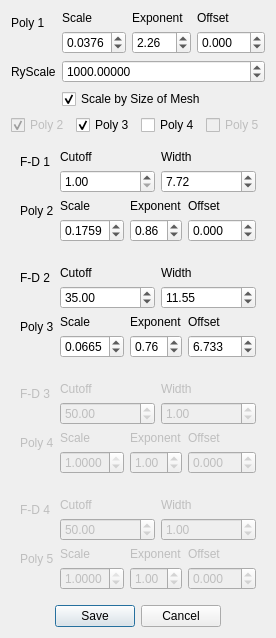
      <widget class="QWidget" name="RyTab">
       <attribute name="title">
        <string>Ry</string>
       </attribute>
       <layout class="QVBoxLayout" name="verticalLayout_4">
        <item>
         <layout class="QFormLayout" name="RyFormLayout">
          <item row="0" column="0">
           <widget class="QLabel" name="label_79">
            <property name="text">
             <string>Poly 1</string>
            </property>
           </widget>
          </item>
          <item row="0" column="1">
           <layout class="QGridLayout" name="gridLayout_26">
            <item row="0" column="2">
             <widget class="QLabel" name="label_80">
              <property name="text">
               <string>Offset</string>
              </property>
             </widget>
            </item>
            <item row="0" column="1">
             <widget class="QLabel" name="label_81">
              <property name="text">
               <string>Exponent</string>
              </property>
             </widget>
            </item>
            <item row="0" column="0">
             <widget class="QLabel" name="label_82">
              <property name="text">
               <string>Scale</string>
              </property>
             </widget>
            </item>
            <item row="1" column="2">
             <widget class="QDoubleSpinBox" name="RyP1C">
              <property name="decimals">
               <number>3</number>
              </property>
              <property name="minimum">
               <double>-50.000000000000000</double>
              </property>
              <property name="maximum">
               <double>50.000000000000000</double>
              </property>
              <property name="value">
               <double>0.000000000000000</double>
              </property>
             </widget>
            </item>
            <item row="1" column="1">
             <widget class="QDoubleSpinBox" name="RyP1B">
              <property name="maximum">
               <double>5.000000000000000</double>
              </property>
              <property name="value">
               <double>2.260000000000000</double>
              </property>
             </widget>
            </item>
            <item row="1" column="0">
             <widget class="QDoubleSpinBox" name="RyP1A">
              <property name="decimals">
               <number>4</number>
              </property>
              <property name="minimum">
               <double>0.000100000000000</double>
              </property>
              <property name="maximum">
               <double>1.000000000000000</double>
              </property>
              <property name="singleStep">
               <double>0.000100000000000</double>
              </property>
              <property name="value">
               <double>0.037600000000000</double>
              </property>
             </widget>
            </item>
           </layout>
          </item>
          <item row="1" column="0">
           <widget class="QLabel" name="label_116">
            <property name="text">
             <string>RyScale</string>
            </property>
           </widget>
          </item>
          <item row="2" column="1">
           <widget class="QCheckBox" name="RyScaleNyCheck">
            <property name="text">
             <string>Scale by Size of Mesh</string>
            </property>
            <property name="checked">
             <bool>true</bool>
            </property>
           </widget>
          </item>
          <item row="1" column="1">
           <widget class="QDoubleSpinBox" name="RyScale">
            <property name="decimals">
             <number>5</number>
            </property>
            <property name="minimum">
             <double>0.000010000000000</double>
            </property>
            <property name="maximum">
             <double>1000000000.000000000000000</double>
            </property>
            <property name="value">
             <double>1000.000000000000000</double>
            </property>
           </widget>
          </item>
         </layout>
        </item>
        <item>
         <layout class="QHBoxLayout" name="RyTickLayout">
          <item>
           <widget class="QCheckBox" name="RyPoly2Check">
            <property name="enabled">
             <bool>false</bool>
            </property>
            <property name="text">
             <string>Poly 2</string>
            </property>
            <property name="checked">
             <bool>true</bool>
            </property>
           </widget>
          </item>
          <item>
           <widget class="QCheckBox" name="RyPoly3Check">
            <property name="text">
             <string>Poly 3</string>
            </property>
            <property name="checked">
             <bool>true</bool>
            </property>
           </widget>
          </item>
          <item>
           <widget class="QCheckBox" name="RyPoly4Check">
            <property name="text">
             <string>Poly 4</string>
            </property>
           </widget>
          </item>
          <item>
           <widget class="QCheckBox" name="RyPoly5Check">
            <property name="enabled">
             <bool>false</bool>
            </property>
            <property name="text">
             <string>Poly 5</string>
            </property>
           </widget>
          </item>
         </layout>
        </item>
        <item>
         <widget class="QWidget" name="RyWidget1" native="true">
          <layout class="QFormLayout" name="formLayout_11">
           <item row="0" column="0">
            <widget class="QLabel" name="label_65">
             <property name="text">
              <string>F-D 1</string>
             </property>
            </widget>
           </item>
           <item row="0" column="1">
            <layout class="QGridLayout" name="gridLayout_22">
             <item row="0" column="1">
              <widget class="QLabel" name="label_66">
               <property name="text">
                <string>Width</string>
               </property>
              </widget>
             </item>
             <item row="0" column="0">
              <widget class="QLabel" name="label_67">
               <property name="text">
                <string>Cutoff</string>
               </property>
              </widget>
             </item>
             <item row="1" column="0">
              <widget class="QDoubleSpinBox" name="RyB1A">
               <property name="minimum">
                <double>1.000000000000000</double>
               </property>
               <property name="maximum">
                <double>300.000000000000000</double>
               </property>
               <property name="value">
                <double>1.000000000000000</double>
               </property>
              </widget>
             </item>
             <item row="1" column="1">
              <widget class="QDoubleSpinBox" name="RyB1B">
               <property name="minimum">
                <double>0.010000000000000</double>
               </property>
               <property name="maximum">
                <double>100.000000000000000</double>
               </property>
               <property name="value">
                <double>7.720000000000000</double>
               </property>
              </widget>
             </item>
            </layout>
           </item>
           <item row="1" column="0">
            <widget class="QLabel" name="label_68">
             <property name="text">
              <string>Poly 2</string>
             </property>
            </widget>
           </item>
           <item row="1" column="1">
            <layout class="QGridLayout" name="gridLayout_23">
             <item row="0" column="0">
              <widget class="QLabel" name="label_69">
               <property name="text">
                <string>Scale</string>
               </property>
              </widget>
             </item>
             <item row="0" column="1">
              <widget class="QLabel" name="label_70">
               <property name="text">
                <string>Exponent</string>
               </property>
              </widget>
             </item>
             <item row="0" column="2">
              <widget class="QLabel" name="label_71">
               <property name="text">
                <string>Offset</string>
               </property>
              </widget>
             </item>
             <item row="1" column="0">
              <widget class="QDoubleSpinBox" name="RyP2A">
               <property name="decimals">
                <number>4</number>
               </property>
               <property name="minimum">
                <double>0.000100000000000</double>
               </property>
               <property name="maximum">
                <double>1.000000000000000</double>
               </property>
               <property name="singleStep">
                <double>0.000100000000000</double>
               </property>
               <property name="value">
                <double>0.175900000000000</double>
               </property>
              </widget>
             </item>
             <item row="1" column="1">
              <widget class="QDoubleSpinBox" name="RyP2B">
               <property name="maximum">
                <double>5.000000000000000</double>
               </property>
               <property name="value">
                <double>0.860000000000000</double>
               </property>
              </widget>
             </item>
             <item row="1" column="2">
              <widget class="QDoubleSpinBox" name="RyP2C">
               <property name="decimals">
                <number>3</number>
               </property>
               <property name="minimum">
                <double>-50.000000000000000</double>
               </property>
               <property name="maximum">
                <double>50.000000000000000</double>
               </property>
              </widget>
             </item>
            </layout>
           </item>
          </layout>
         </widget>
        </item>
        <item>
         <widget class="QWidget" name="RyWidget2" native="true">
          <property name="enabled">
           <bool>true</bool>
          </property>
          <layout class="QFormLayout" name="formLayout_9">
           <item row="0" column="0">
            <widget class="QLabel" name="label_51">
             <property name="text">
              <string>F-D 2</string>
             </property>
            </widget>
           </item>
           <item row="0" column="1">
            <layout class="QGridLayout" name="gridLayout_18">
             <item row="0" column="0">
              <widget class="QLabel" name="label_53">
               <property name="text">
                <string>Cutoff</string>
               </property>
              </widget>
             </item>
             <item row="0" column="1">
              <widget class="QLabel" name="label_52">
               <property name="text">
                <string>Width</string>
               </property>
              </widget>
             </item>
             <item row="1" column="0">
              <widget class="QDoubleSpinBox" name="RyB2A">
               <property name="minimum">
                <double>2.000000000000000</double>
               </property>
               <property name="maximum">
                <double>300.000000000000000</double>
               </property>
               <property name="value">
                <double>35.000000000000000</double>
               </property>
              </widget>
             </item>
             <item row="1" column="1">
              <widget class="QDoubleSpinBox" name="RyB2B">
               <property name="minimum">
                <double>0.010000000000000</double>
               </property>
               <property name="maximum">
                <double>100.000000000000000</double>
               </property>
               <property name="value">
                <double>11.550000000000001</double>
               </property>
              </widget>
             </item>
            </layout>
           </item>
           <item row="2" column="0">
            <widget class="QLabel" name="label_54">
             <property name="text">
              <string>Poly 3</string>
             </property>
            </widget>
           </item>
           <item row="2" column="1">
            <layout class="QGridLayout" name="gridLayout_19">
             <item row="0" column="1">
              <widget class="QLabel" name="label_55">
               <property name="text">
                <string>Exponent</string>
               </property>
              </widget>
             </item>
             <item row="0" column="2">
              <widget class="QLabel" name="label_56">
               <property name="text">
                <string>Offset</string>
               </property>
              </widget>
             </item>
             <item row="0" column="0">
              <widget class="QLabel" name="label_57">
               <property name="text">
                <string>Scale</string>
               </property>
              </widget>
             </item>
             <item row="1" column="0">
              <widget class="QDoubleSpinBox" name="RyP3A">
               <property name="decimals">
                <number>4</number>
               </property>
               <property name="minimum">
                <double>0.000100000000000</double>
               </property>
               <property name="maximum">
                <double>1.000000000000000</double>
               </property>
               <property name="singleStep">
                <double>0.000100000000000</double>
               </property>
               <property name="value">
                <double>0.066500000000000</double>
               </property>
              </widget>
             </item>
             <item row="1" column="1">
              <widget class="QDoubleSpinBox" name="RyP3B">
               <property name="maximum">
                <double>5.000000000000000</double>
               </property>
               <property name="value">
                <double>0.760000000000000</double>
               </property>
              </widget>
             </item>
             <item row="1" column="2">
              <widget class="QDoubleSpinBox" name="RyP3C">
               <property name="decimals">
                <number>3</number>
               </property>
               <property name="minimum">
                <double>-50.000000000000000</double>
               </property>
               <property name="maximum">
                <double>50.000000000000000</double>
               </property>
               <property name="value">
                <double>6.733000000000000</double>
               </property>
              </widget>
             </item>
            </layout>
           </item>
          </layout>
         </widget>
        </item>
        <item>
         <widget class="QWidget" name="RyWidget3" native="true">
          <property name="enabled">
           <bool>false</bool>
          </property>
          <layout class="QFormLayout" name="formLayout_12">
           <item row="0" column="0">
            <widget class="QLabel" name="label_72">
             <property name="text">
              <string>F-D 3</string>
             </property>
            </widget>
           </item>
           <item row="0" column="1">
            <layout class="QGridLayout" name="gridLayout_24">
             <item row="0" column="0">
              <widget class="QLabel" name="label_73">
               <property name="text">
                <string>Cutoff</string>
               </property>
              </widget>
             </item>
             <item row="0" column="1">
              <widget class="QLabel" name="label_74">
               <property name="text">
                <string>Width</string>
               </property>
              </widget>
             </item>
             <item row="1" column="0">
              <widget class="QDoubleSpinBox" name="RyB3A">
               <property name="minimum">
                <double>2.000000000000000</double>
               </property>
               <property name="maximum">
                <double>300.000000000000000</double>
               </property>
               <property name="value">
                <double>50.000000000000000</double>
               </property>
              </widget>
             </item>
             <item row="1" column="1">
              <widget class="QDoubleSpinBox" name="RyB3B">
               <property name="minimum">
                <double>0.010000000000000</double>
               </property>
               <property name="maximum">
                <double>100.000000000000000</double>
               </property>
               <property name="value">
                <double>1.000000000000000</double>
               </property>
              </widget>
             </item>
            </layout>
           </item>
           <item row="1" column="0">
            <widget class="QLabel" name="label_75">
             <property name="text">
              <string>Poly 4</string>
             </property>
            </widget>
           </item>
           <item row="1" column="1">
            <layout class="QGridLayout" name="gridLayout_25">
             <item row="0" column="0">
              <widget class="QLabel" name="label_76">
               <property name="text">
                <string>Scale</string>
               </property>
              </widget>
             </item>
             <item row="0" column="1">
              <widget class="QLabel" name="label_77">
               <property name="text">
                <string>Exponent</string>
               </property>
              </widget>
             </item>
             <item row="0" column="2">
              <widget class="QLabel" name="label_78">
               <property name="text">
                <string>Offset</string>
               </property>
              </widget>
             </item>
             <item row="1" column="0">
              <widget class="QDoubleSpinBox" name="RyP4A">
               <property name="decimals">
                <number>4</number>
               </property>
               <property name="minimum">
                <double>0.000100000000000</double>
               </property>
               <property name="maximum">
                <double>1.000000000000000</double>
               </property>
               <property name="singleStep">
                <double>0.000100000000000</double>
               </property>
               <property name="value">
                <double>1.000000000000000</double>
               </property>
              </widget>
             </item>
             <item row="1" column="1">
              <widget class="QDoubleSpinBox" name="RyP4B">
               <property name="maximum">
                <double>5.000000000000000</double>
               </property>
               <property name="singleStep">
                <double>1.000000000000000</double>
               </property>
               <property name="value">
                <double>1.000000000000000</double>
               </property>
              </widget>
             </item>
             <item row="1" column="2">
              <widget class="QDoubleSpinBox" name="RyP4C">
               <property name="decimals">
                <number>3</number>
               </property>
               <property name="minimum">
                <double>-50.000000000000000</double>
               </property>
               <property name="maximum">
                <double>50.000000000000000</double>
               </property>
              </widget>
             </item>
            </layout>
           </item>
          </layout>
         </widget>
        </item>
        <item>
         <widget class="QWidget" name="RyWidget4" native="true">
          <property name="enabled">
           <bool>false</bool>
          </property>
          <layout class="QFormLayout" name="formLayout_10">
           <item row="0" column="0">
            <widget class="QLabel" name="label_58">
             <property name="text">
              <string>F-D 4</string>
             </property>
            </widget>
           </item>
           <item row="0" column="1">
            <layout class="QGridLayout" name="gridLayout_20">
             <item row="0" column="0">
              <widget class="QLabel" name="label_59">
               <property name="text">
                <string>Cutoff</string>
               </property>
              </widget>
             </item>
             <item row="0" column="1">
              <widget class="QLabel" name="label_60">
               <property name="text">
                <string>Width</string>
               </property>
              </widget>
             </item>
             <item row="1" column="0">
              <widget class="QDoubleSpinBox" name="RyB4A">
               <property name="minimum">
                <double>2.000000000000000</double>
               </property>
               <property name="maximum">
                <double>300.000000000000000</double>
               </property>
               <property name="singleStep">
                <double>1.000000000000000</double>
               </property>
               <property name="value">
                <double>50.000000000000000</double>
               </property>
              </widget>
             </item>
             <item row="1" column="1">
              <widget class="QDoubleSpinBox" name="RyB4B">
               <property name="minimum">
                <double>0.010000000000000</double>
               </property>
               <property name="maximum">
                <double>100.000000000000000</double>
               </property>
               <property name="value">
                <double>1.000000000000000</double>
               </property>
              </widget>
             </item>
            </layout>
           </item>
           <item row="1" column="0">
            <widget class="QLabel" name="label_61">
             <property name="text">
              <string>Poly 5</string>
             </property>
            </widget>
           </item>
           <item row="1" column="1">
            <layout class="QGridLayout" name="gridLayout_21">
             <item row="0" column="1">
              <widget class="QLabel" name="label_62">
               <property name="text">
                <string>Exponent</string>
               </property>
              </widget>
             </item>
             <item row="0" column="0">
              <widget class="QLabel" name="label_63">
               <property name="text">
                <string>Scale</string>
               </property>
              </widget>
             </item>
             <item row="0" column="2">
              <widget class="QLabel" name="label_64">
               <property name="text">
                <string>Offset</string>
               </property>
              </widget>
             </item>
             <item row="1" column="0">
              <widget class="QDoubleSpinBox" name="RyP5A">
               <property name="decimals">
                <number>4</number>
               </property>
               <property name="minimum">
                <double>0.000100000000000</double>
               </property>
               <property name="maximum">
                <double>1.000000000000000</double>
               </property>
               <property name="singleStep">
                <double>0.000100000000000</double>
               </property>
               <property name="value">
                <double>1.000000000000000</double>
               </property>
              </widget>
             </item>
             <item row="1" column="1">
              <widget class="QDoubleSpinBox" name="RyP5B">
               <property name="maximum">
                <double>5.000000000000000</double>
               </property>
               <property name="value">
                <double>1.000000000000000</double>
               </property>
              </widget>
             </item>
             <item row="1" column="2">
              <widget class="QDoubleSpinBox" name="RyP5C">
               <property name="decimals">
                <number>3</number>
               </property>
               <property name="minimum">
                <double>-50.000000000000000</double>
               </property>
               <property name="maximum">
                <double>50.000000000000000</double>
               </property>
               <property name="value">
                <double>0.000000000000000</double>
               </property>
              </widget>
             </item>
            </layout>
           </item>
          </layout>
         </widget>
        </item>
        <item>
         <widget class="QDialogButtonBox" name="RyButtonBox">
          <property name="layoutDirection">
           <enum>Qt::LeftToRight</enum>
          </property>
          <property name="orientation">
           <enum>Qt::Horizontal</enum>
          </property>
          <property name="standardButtons">
           <set>QDialogButtonBox::Cancel|QDialogButtonBox::Save</set>
          </property>
          <property name="centerButtons">
           <bool>true</bool>
          </property>
         </widget>
        </item>
       </layout>
      </widget>
